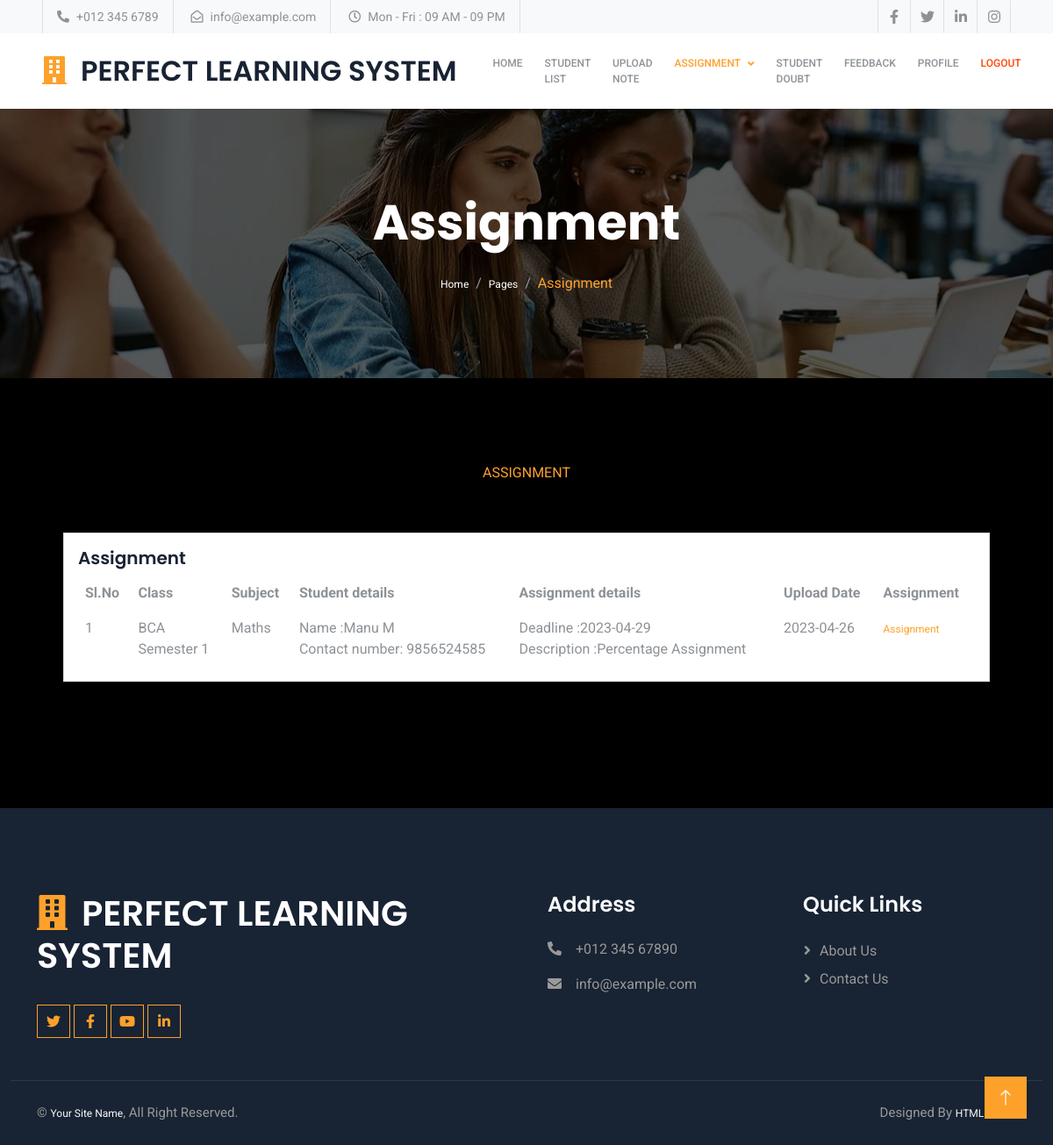
Screenshot of /teacher/student_assignment.php (signed in) with the database file from the repository.
### tables this page shows
CREATE TABLE IF NOT EXISTS `tb_upload_assignment` (
  `ua_id` int(11) NOT NULL AUTO_INCREMENT,
  `as_id` int(11) NOT NULL,
  `st_id` int(11) NOT NULL,
  `date` date NOT NULL,
  `assignment` varchar(100) NOT NULL,
  PRIMARY KEY (`ua_id`)
);

CREATE TABLE IF NOT EXISTS `tb_departments` (
  `dep_id` int(11) NOT NULL AUTO_INCREMENT,
  `department` varchar(100) NOT NULL,
  PRIMARY KEY (`dep_id`)
);

CREATE TABLE IF NOT EXISTS `tb_semester` (
  `sm_id` int(11) NOT NULL AUTO_INCREMENT,
  `semester` varchar(200) NOT NULL,
  PRIMARY KEY (`sm_id`)
);

CREATE TABLE IF NOT EXISTS `tb_subject` (
  `sb_id` int(11) NOT NULL AUTO_INCREMENT,
  `subject` varchar(60) NOT NULL,
  PRIMARY KEY (`sb_id`)
);

CREATE TABLE IF NOT EXISTS `tb_student_register` (
  `st_id` int(11) NOT NULL AUTO_INCREMENT,
  `name` varchar(30) NOT NULL,
  `address` varchar(150) NOT NULL,
  `contact_no` bigint(20) NOT NULL,
  `email` varchar(50) NOT NULL,
  `dep_id` int(11) NOT NULL,
  `sm_id` int(11) NOT NULL,
  `log_id` int(11) NOT NULL,
  PRIMARY KEY (`st_id`),
  KEY `tb_Student_register_log_id_04f30560_fk_tb_Login_log_id` (`log_id`)
);

CREATE TABLE IF NOT EXISTS `tb_assignment` (
  `as_id` int(11) NOT NULL AUTO_INCREMENT,
  `tr_id` int(11) NOT NULL,
  `dep_id` int(11) NOT NULL,
  `sm_id` int(11) NOT NULL,
  `sb_id` int(11) NOT NULL,
  `deadline` date NOT NULL,
  `description` varchar(100) NOT NULL,
  PRIMARY KEY (`as_id`)
);

### teacher/student_assignment.php (the view, shortened to what this page needs)
<?php
include 'header.php';
include '../connection.php';
$tr_id = $_SESSION['teacher']['log_id'];
?>
<div class="container-fluid page-header py-5 mb-5 wow fadeIn" data-wow-delay="0.1s">
    <div class="container text-center py-5">
        <h1 class="display-4 text-white animated slideInDown mb-4">Assignment</h1>
        <nav aria-label="breadcrumb animated slideInDown">
            <ol class="breadcrumb justify-content-center mb-0">
                <li class="breadcrumb-item"><a class="text-white" href="#">Home</a></li>
                <li class="breadcrumb-item"><a class="text-white" href="#">Pages</a></li>
                <li class="breadcrumb-item text-primary active" aria-current="page">Assignment</li>
            </ol>
        </nav>
    </div>
</div>
<div class="container-fluid py-5 my-5 px-0">
    <div class="text-center mx-auto wow fadeIn" data-wow-delay="0.1s" style="max-width: 600px;">
        <p class="fw-medium text-uppercase text-primary mb-2">Assignment</p>
    </div>
    <div class="container-xxl py-5 wow fadeInUp" data-wow-delay="0.1s">
        <div class="row justify-content-center">
            <section class="section dashboard">
                <div class="row">
                    <div class="col-lg-12" style="width:90%;margin:auto;">
                        <div class="row">
                        <?php
                    $sql = mysqli_query($con,"select ua.date,ua.assignment,a.deadline,a.description,d.department,s.semester,sb.subject,st.name,st.contact_no from tb_upload_assignment as ua inner join tb_assignment as a on ua.as_id=a.as_id inner join tb_student_register as st on ua.st_id=st.log_id inner join tb_departments as d on d.dep_id=a.dep_id inner join tb_semester as s on s.sm_id=a.sm_id inner join tb_subject as sb on sb.sb_id=a.sb_id where a.tr_id='$tr_id'");
                    $n = mysqli_num_rows($sql);
                    if($n>0){ ?>
                            <div class="col-12">
                                <div class="card top-selling overflow-auto">
                                <div class="card-body pb-0">
                                    <h5 class="card-title">Assignment</span></h5>
                                    <table class="table table-borderless">
                                    <thead>
                                        <tr>
                                            <th scope="col">Sl.No</th>
                                            <th scope="col">Class</th>
                                            <th scope="col">Subject</th>
                                            <th scope="col">Student details</th>
                                            <th scope="col">Assignment details</th>
                                            <th scope="col">Upload Date</th>
                                            <th scope="col">Assignment</th>
                                        </tr>
                                    </thead>
                                    <tbody>
                                    <?php
                                        $c = 1;
                                        while($r=mysqli_fetch_array($sql)) { ?>
                                        <tr>
                                        <td><?php echo $c ?></td>
                                        <td><?php echo $r['department']; ?> <br>
                                            <?php echo $r['semester']; ?></td>
                                        <td><?php echo $r['subject']; ?></td>
                                        <td>Name :<?php echo $r['name']; ?> <br>
                                            Contact number: <?php echo $r['contact_no']; ?>
                                        </td>
                                        <td>
                                        Deadline :<?php echo $r['deadline']; ?> <br>
                                        Description :<?php echo $r['description']; ?></td>
                                        <td><?php echo $r['date']; ?></td>
                                        <td><a href="../media/<?php echo $r['assignment']; ?>">Assignment</a></td>
                                        </tr>
                                        <?php $c+=1; } ?>
                                    </tbody>
                                    </table>
                                </div>
                                </div>
                            </div>
                            <?php } else{ ?>
                                <div class="col-12"></div>
                                <?php
                                } ?>
                        </div>
                    </div>
                </div>
            </section>
        </div>
    </div>
</div>
<?php include 'footer.php'; ?>

### static/user/css/style.css (style rules this page uses)
:root { --primary: #FDA12B; --secondary: #8D9297; --light: #F8F9FA; --dark: #182333; }
.page-header { background: linear-gradient(rgba(0, 0, 0, .65), rgba(0, 0, 0, .65)), url(../img/l3.jpg) center center no-repeat; background-size: cover; }
.page-header .breadcrumb-item+.breadcrumb-item::before { color: #999999; }

### rows the page displays
tb_upload_assignment: tb_departments.department "BCA", tb_semester.semester "Semester 1", tb_subject.subject "Maths", tb_student_register.name "Manu M", tb_student_register.contact_no "9856524585", as.deadline "2023-04-29", as.description "Percentage Assignment", date "2023-04-26"
